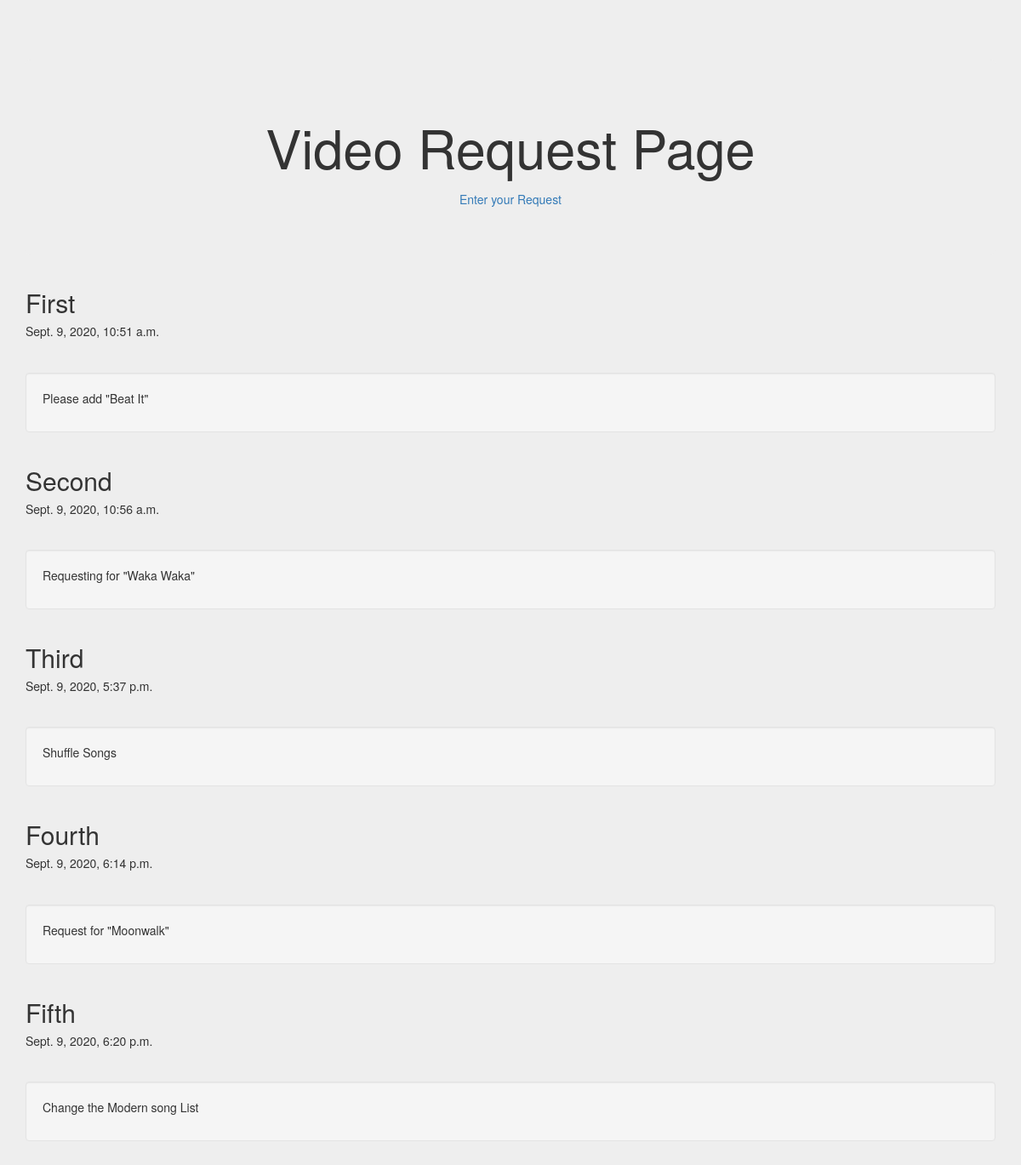
The app's page /videorequest/ with its own data.
### vidreq/models.py (models this page shows, shortened)
class video(models.Model):
	title = models.CharField(max_length=50, null=True)
	body = models.TextField(null=True)
	pub_date = models.DateTimeField(default=timezone.now)

### vidreq/views.py (the view)
# urls.py: path('', views.home, name='home'),
def home(request):
	videos = video.objects.order_by('pub_date')
	context = {'collections': videos}
	return render(request, 'vidreq/index.html', context)

### vidreq/template/vidreq/index.html (shortened to what this page needs)
{% load static %}
<!DOCTYPE html>
<html lang="en">
<head>
  <link href="{% static 'vidreq/bootstrap.min.css' %}" rel="stylesheet">
  <link href="{% static 'vidreq/theme.css' %}" rel="stylesheet">
</head>
<body>
  <div class="container theme-showcase" role="main">
    <div class="jumbotron text-center">
      <h1>Video Request Page</h1>
      <a type="button" class="btn btn-link" href="{% url 'form' %}">Enter your Request</a>
    </div>
    {% for v in collections %}
    <div class="page-header">
      <h2>{{ v.title }}</h2>
      <h5>{{ v.pub_date }}</h5>
    </div>
    <div class="well">
      <p>{{ v.body }}</p>
    </div>
    {% endfor %}
  </div>
</body>
</html>

### vidreq/static/vidreq/theme.css (style rules this page uses)
body { padding-top: 70px; padding-bottom: 30px; background-color: #eee; }

### records on screen
video: title "First", pub_date "Sept. 9, 2020, 10:51 a.m.", body "Please add \"Beat It\""
video: title "Second", pub_date "Sept. 9, 2020, 10:56 a.m.", body "Requesting for \"Waka Waka\""
video: title "Third", pub_date "Sept. 9, 2020, 5:37 p.m.", body "Shuffle Songs"
video: title "Fourth", pub_date "Sept. 9, 2020, 6:14 p.m.", body "Request for \"Moonwalk\""
video: title "Fifth", pub_date "Sept. 9, 2020, 6:20 p.m.", body "Change the Modern song List"
